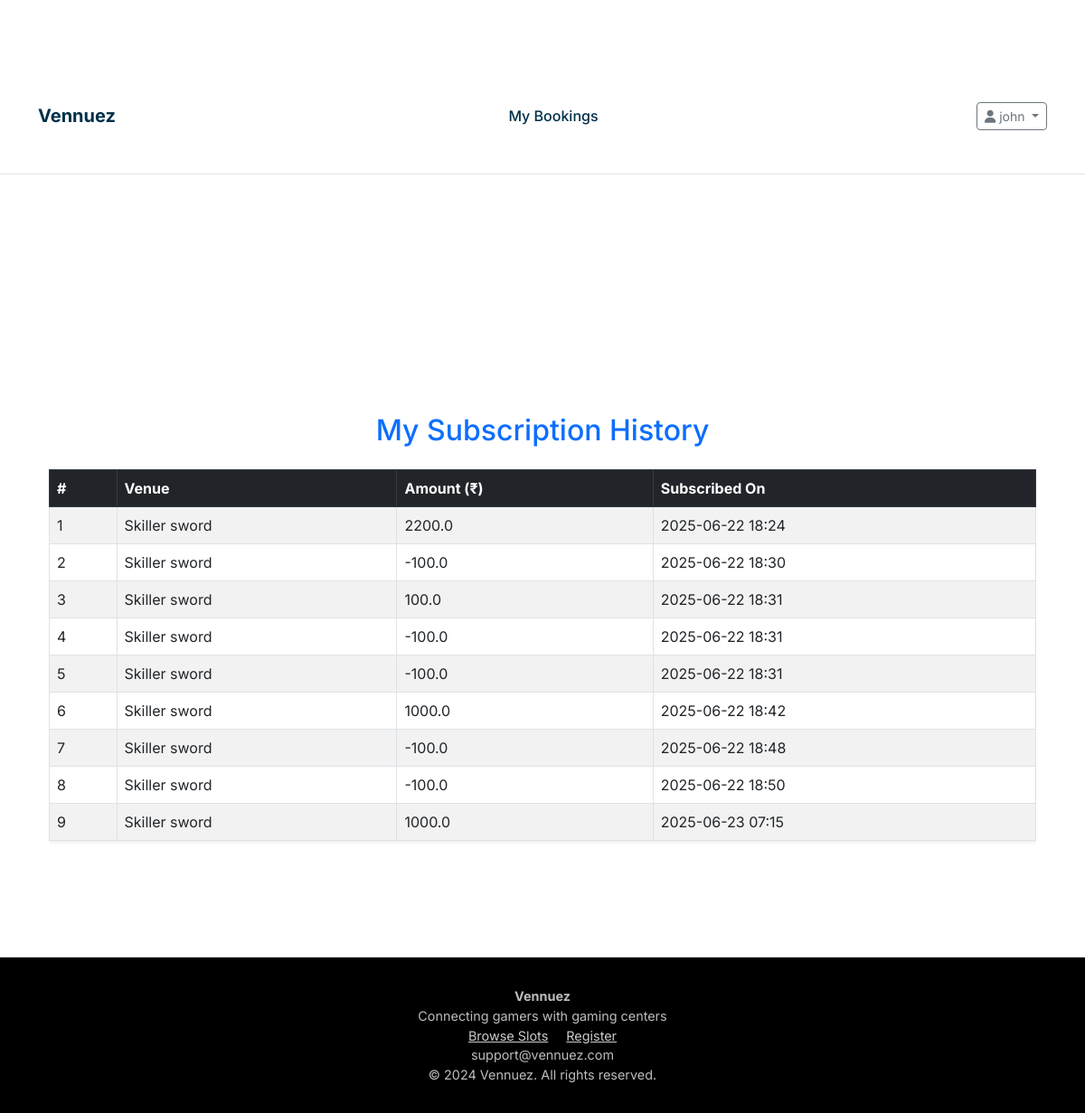
/my_subscription_history (signed in), run on an earlier commit of the app's database.
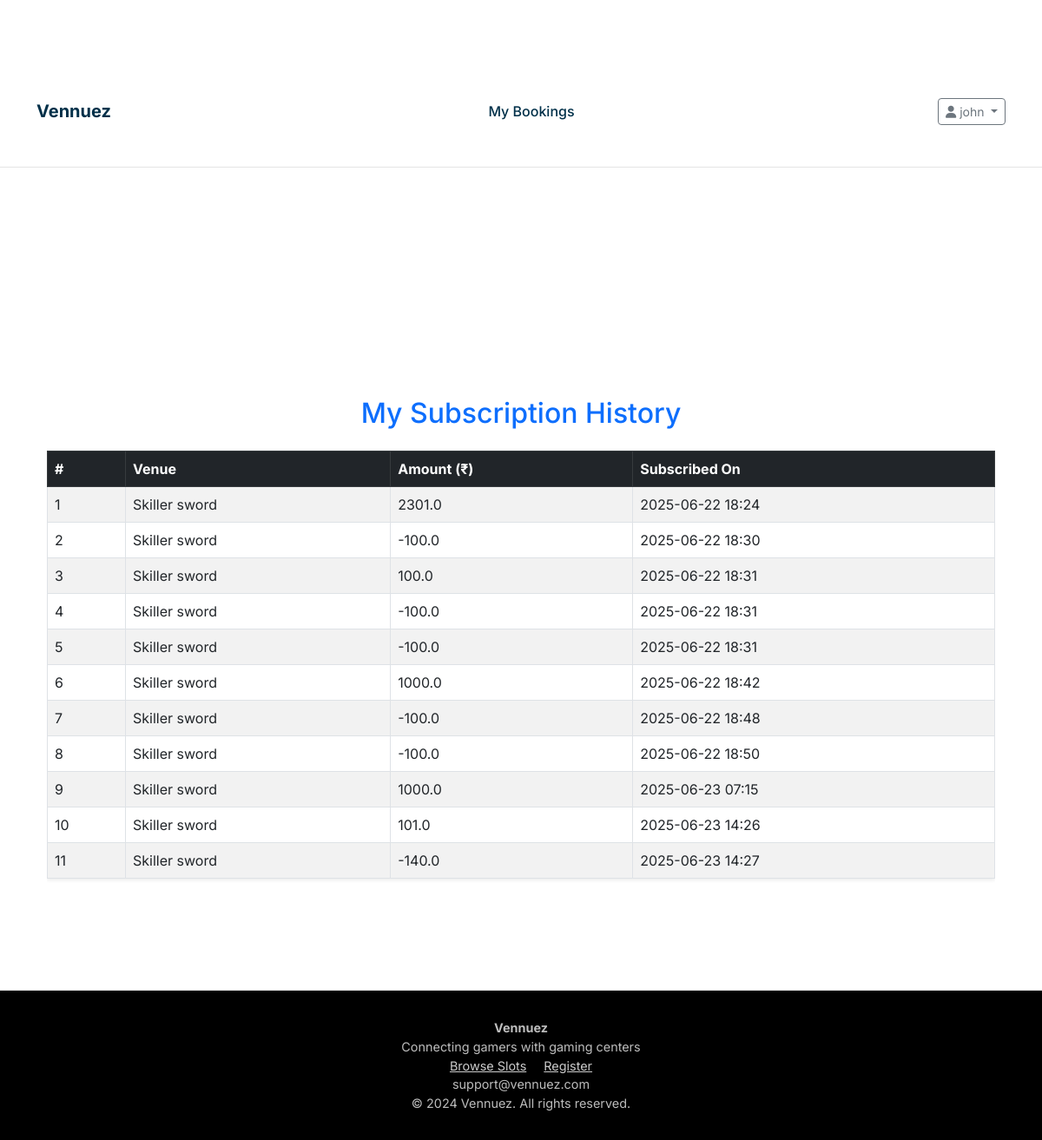
And on a later commit of the database.
### models.py (models this page shows, shortened)
class Owner(UserMixin, db.Model):
    __tablename__ = 'owners'
    id = db.Column(db.Integer, primary_key=True)
    username = db.Column(db.String(80), unique=True, nullable=False)
    email = db.Column(db.String(120), unique=True, nullable=False)
    password_hash = db.Column(db.String(256), nullable=False)
    phone = db.Column(db.String(20), nullable=False)
    gaming_center_name = db.Column(db.String(200), nullable=False)
    address = db.Column(db.String(255), nullable=True)
    active = db.Column(db.Boolean, default=True)
    created_at = db.Column(db.DateTime, default=datetime.utcnow)
    latitude = db.Column(db.Float, nullable=True)
    longitude = db.Column(db.Float, nullable=True)
    google_maps_link = db.Column(db.String(500), nullable=True)
    amenities = db.Column(db.Text, nullable=True)  # Stored as JSON string
    venue_image1 = db.Column(db.String(500), nullable=True)
    venue_image2 = db.Column(db.String(500), nullable=True)
    venue_image3 = db.Column(db.String(500), nullable=True)
    venue_image4 = db.Column(db.String(500), nullable=True)
    images_uploaded = db.Column(db.Boolean, default=False)
    consoles = db.relationship('Console', backref='owner', lazy=True, cascade='all, delete-orphan')
    subscriptions = db.relationship("Subscription", back_populates="owner", cascade="all, delete")

class Subscription(db.Model):
    __tablename__ = "subscription"
    id = db.Column(db.Integer, primary_key=True)
    amount = db.Column(db.Float, nullable=False)
    user_id = db.Column(db.Integer, db.ForeignKey('users.id'), nullable=False)
    owner_id = db.Column(db.Integer, db.ForeignKey('owners.id'), nullable=False)
    created_at = db.Column(db.DateTime, default=datetime.utcnow)
    user = db.relationship("User", back_populates="subscriptions")
    owner = db.relationship("Owner", back_populates="subscriptions")

### routes.py (the view)
@app.route('/my_subscription_history')
@login_required
def subscription_history():
    subs = Subscription.query.filter_by(user_id=current_user.id).all()
    history = []
    for sub in subs:
        venue = Owner.query.get(sub.owner_id)
        history.append({
            "venue_name": venue.gaming_center_name,
            "amount": sub.amount,
            "created_at": sub.created_at
        })
    return render_template("my_subscription_history.html", subscriptions=history)

### app.py (called while the page is built)
@login_manager.user_loader
def load_user(user_id):
    from models import Owner, User
    from flask import session
    user_type = session.get('user_type')
    if user_type == 'owner':
        return Owner.query.get(int(user_id))
    elif user_type == 'user':
        return User.query.get(int(user_id))
    return None

### templates/my_subscription_history.html (shortened to what this page needs)
{% extends "base.html" %}
{% block content %}
<div class="container mt-5">
    <h2 class="text-center mb-4 text-primary">My Subscription History</h2>
    {% if subscriptions %}
    <div class="table-responsive">
        <table class="table table-bordered table-striped shadow-sm">
            <thead class="table-dark">
                <tr>
                    <th>#</th>
                    <th>Venue</th>
                    <th>Amount (₹)</th>
                    <th>Subscribed On</th>
                </tr>
            </thead>
            <tbody>
                {% for sub in subscriptions %}
                <tr>
                    <td>{{ loop.index }}</td>
                    <td>{{ sub.venue_name }}</td>
                    <td>{{ sub.amount }}</td>
                    <td>{{ sub.created_at.strftime('%Y-%m-%d %H:%M') }}</td>
                </tr>
                {% endfor %}
            </tbody>
        </table>
    </div>
    {% else %}
    <p class="text-center text-muted">No subscription history found.</p>
    {% endif %}
</div>
{% endblock %}

What changed in the data, as far as the page shows it:
added Subscription: amount "101.0", created_at "2025-06-23 14:26"
added Subscription: amount "-140.0", created_at "2025-06-23 14:27"
Also different on the page:
new list line: "1"
new list line: "Skiller sword"
new list line: "2301.0 2025-06-22 18:24"
new list line: "10"
new list line: "11"
list line gone: "1"
list line gone: "Skiller sword"
list line gone: "2200.0 2025-06-22 18:24"
